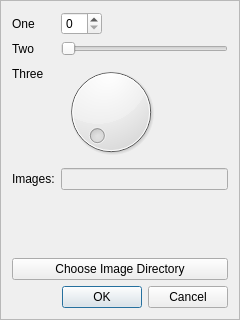
<?xml version="1.0" encoding="UTF-8"?>
<ui version="4.0">
 <class>SettingsInterface</class>
 <widget class="QFrame" name="SettingsInterface">
  <property name="geometry">
   <rect>
    <x>0</x>
    <y>0</y>
    <width>240</width>
    <height>320</height>
   </rect>
  </property>
  <property name="windowTitle">
   <string>HAWT Settings</string>
  </property>
  <property name="frameShape">
   <enum>QFrame::StyledPanel</enum>
  </property>
  <property name="frameShadow">
   <enum>QFrame::Raised</enum>
  </property>
  <layout class="QVBoxLayout" name="verticalLayout">
   <item>
    <layout class="QFormLayout" name="formLayout">
     <property name="fieldGrowthPolicy">
      <enum>QFormLayout::ExpandingFieldsGrow</enum>
     </property>
     <item row="0" column="0">
      <widget class="QLabel" name="label_1">
       <property name="text">
        <string>One</string>
       </property>
      </widget>
     </item>
     <item row="0" column="1">
      <widget class="QSpinBox" name="spinBox"/>
     </item>
     <item row="1" column="0">
      <widget class="QLabel" name="label_2">
       <property name="text">
        <string>Two</string>
       </property>
      </widget>
     </item>
     <item row="1" column="1">
      <widget class="QSlider" name="horizontalSlider">
       <property name="orientation">
        <enum>Qt::Horizontal</enum>
       </property>
      </widget>
     </item>
     <item row="2" column="0">
      <widget class="QLabel" name="label_3">
       <property name="text">
        <string>Three</string>
       </property>
      </widget>
     </item>
     <item row="2" column="1">
      <widget class="QDial" name="dial"/>
     </item>
     <item row="3" column="0">
      <widget class="QLabel" name="label_4">
       <property name="text">
        <string>Images:</string>
       </property>
      </widget>
     </item>
     <item row="3" column="1">
      <widget class="QLineEdit" name="lineEdit">
       <property name="enabled">
        <bool>false</bool>
       </property>
      </widget>
     </item>
    </layout>
   </item>
   <item>
    <widget class="QPushButton" name="pushButton">
     <property name="text">
      <string>Choose Image Directory</string>
     </property>
    </widget>
   </item>
   <item>
    <widget class="QDialogButtonBox" name="buttonBox">
     <property name="standardButtons">
      <set>QDialogButtonBox::Cancel|QDialogButtonBox::Ok</set>
     </property>
    </widget>
   </item>
  </layout>
 </widget>
 <resources/>
 <connections/>
</ui>
